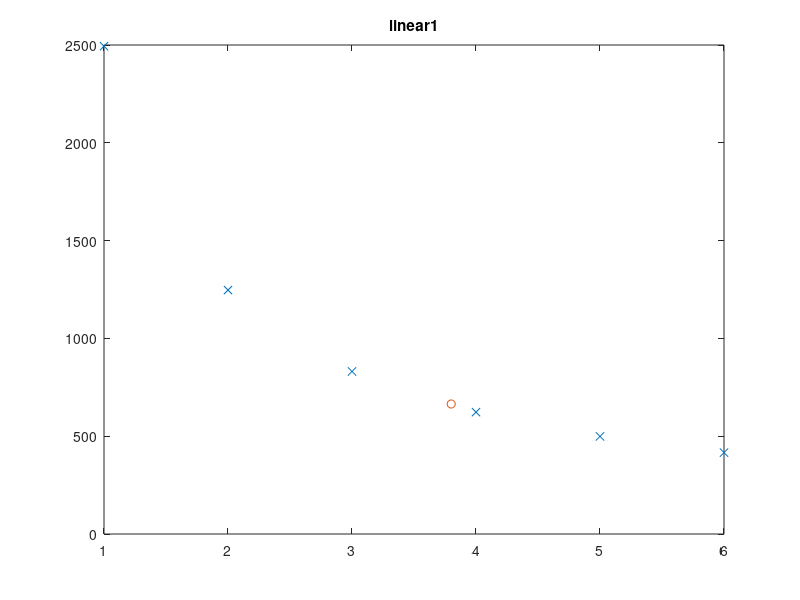
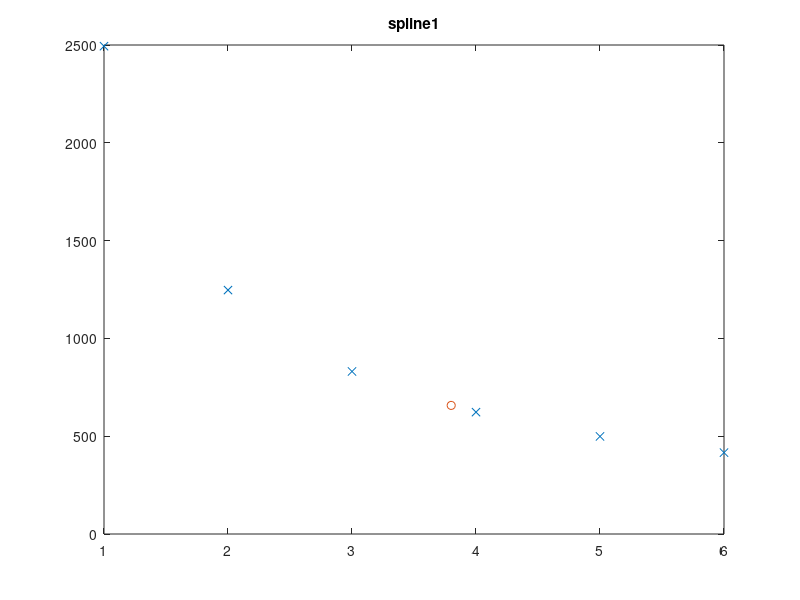
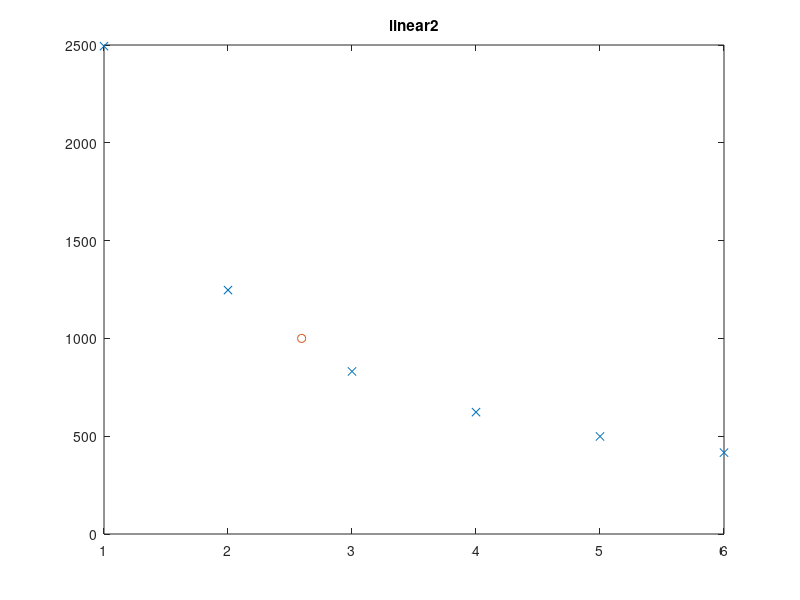
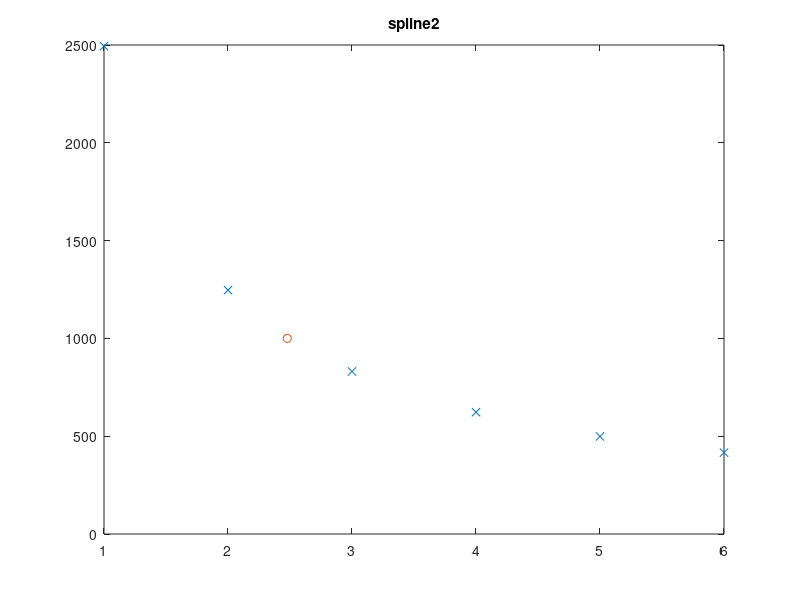

Recreate these plots in MATLAB, in order.
% Isaac Pfleegor
% CSCD 409, Homework 6
% <05/08/2016>
%
clc, clear, close all ;


disp('');
disp('=============== Problem 1 ===============');
% 
% %read the file
% 
% file_id = fopen('molecule.txt', 'r');
% 
% temp = fgetl(file_id);
% 
% while ischar(temp)
%     disp(temp)
%     temp = fgetl(file_id);
% end
% 
% fclose(file_id);

disp('');
disp('=============== Problem 2 ===============');

volume = 1:6; %in m^3 units
pressure = [2494, 1247, 831, 623, 499, 416];%in kPa units

figure
val1 = interp1(volume, pressure, 3.8);
plot(volume, pressure,'x', 3.8, val1, 'o');
title('linear1');

figure
val2 = interp1(volume, pressure, 3.8, 'spline');
plot(volume, pressure,'x', 3.8, val2, 'o');
title('spline1');

figure
val3 = interp1(pressure,volume, 1000);
plot(volume,pressure,'x', val3, 1000, 'o');
title('linear2');

figure
val4 = interp1(pressure,volume, 1000, 'spline');
plot(volume,pressure,'x', val4, 1000, 'o');
title('spline2');




return
disp('');
disp('=============== Problem 4 ===============');

%example data
% x = 0:5;
% y=[15,10,9,6,2,0];
% coef=polyfit(x,y,2);
% new_y = polyval(coef,x);
% new_y
% plot(x,y,'o',x,new_y,'-x');
% axis([-1,6,-1,16])

% x = 1:5;
% y = [5.5 13 22 49 92];
% % 
% coef = polyfit(x,log(y),1)
% q = exp(coef(2))
% r = exp(coef(1))
% newx = 1:0.1:5;
% newy = q*r.^newx;
% figure
% h = plot(x,y,'o', newx, newy, '-');
% 
% set(h,'linewidth',2);
% 
load hwdata.mat

%formula taken from matlab forum
% sigma=sqrt(-1/(2*A2)); 
% mu=A1*sigma^2; 
% A=exp(A0+mu^2/(2*sigma^2));



%Part-B

%show original data
plot(x,y2,'o');
hold on

%pre-condition the y2 data
x2 = x(12:33);
y2_conditioned = y2(12:33);

%get coefficients of the ln of the data
coef = polyfit(x2, log(y2_conditioned),2);
%plot line of best fit
plot(x2, exp(polyval(coef,x2)));

% A0 = coef(1);
% A1 = coef(2);
% A2 = coef(3);
% 
% sigma = sqrt(A2/2);
% mu = sigma.^2 * A1;
% A = exp(A0+mu.^2/(2*sigma.^2));
% 
% newx = -4:0.1:4;
% newy = A*(exp(-1*((newx-mu).^2)/(2*sigma.^2)));
% 
% figure
% h = plot(x,y,'o', newx, newy, '-');
% 




